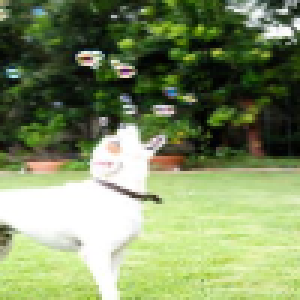
#> input picture image-test.png, 100 x 100 px (shown 3 times larger)
$ python scaling.py
#> lines starting #> are read from the running program, lines starting #| are printed output that depends on the picture
### loader.py
import cv2
import numpy as np

def load_image(image_path, lab=False):
#> called with image_path = 'image-test.png', lab = False
    try:
        image = cv2.imread(image_path)
#> image is the input picture: shape (100, 100, 3); mean B, G, R 100.1, 143.2, 127.4
        if image.shape == ():
            raise Exception("Error while loading the image")

        if lab:
            image = cv2.cvtColor(image, cv2.COLOR_BGR2LAB)

        return np.array(image)
    except:
        print("Error while loading the image")
        raise Exception("Error while loading the image")

def save_image(image, name="image", lab=False):
    image.astype(np.uint8)
    if lab:
        image[:, :, 0] = np.clip(image[:, :, 0], 0, 255)
        image[:, :, 1] = np.clip(image[:, :, 1], 0, 255)
        image[:, :, 2] = np.clip(image[:, :, 2], 0, 255)
        image = cv2.cvtColor(image.astype(np.uint8), cv2.COLOR_LAB2BGR)
    cv2.imwrite(f"{name}", image)
    print(f"Image saved as {name}")

# [11 lines that do not run on import are left out]


### vizualization.py
from matplotlib import pyplot as plt
import matplotlib
import loader as ld
import numpy as np

matplotlib.use('tkagg')


# [50 lines left out: functions show_histogram, show_histogram_rgb, not called in this run]

def save_histogram_rgb(image, name):
#> called with name = 'image-test.png'
    fig, axs = plt.subplots(1, 3, figsize=(12, 4))

    # Red channel histogram
    axs[0].hist(image[:, :, 0].flatten(), bins=256, range=(0, 256), density=True, color='r', alpha=0.75)
    axs[0].set_xlabel('Intensity value')
    axs[0].set_ylabel('Frequency')
    axs[0].set_title('Red Channel Histogram')

    # Green channel histogram
    axs[1].hist(image[:, :, 1].flatten(), bins=256, range=(0, 256), density=True, color='g', alpha=0.75)
    axs[1].set_xlabel('Intensity value')
    axs[1].set_ylabel('Frequency')
    axs[1].set_title('Green Channel Histogram')

    # Blue channel histogram
    axs[2].hist(image[:, :, 2].flatten(), bins=256, range=(0, 256), density=True, color='b', alpha=0.75)
    axs[2].set_xlabel('Intensity value')
    axs[2].set_ylabel('Frequency')
    axs[2].set_title('Blue Channel Histogram')

    plt.tight_layout()
    plt.savefig(f'histograms/{name.split("/")[-1].split(".")[0]}_histogram.png')
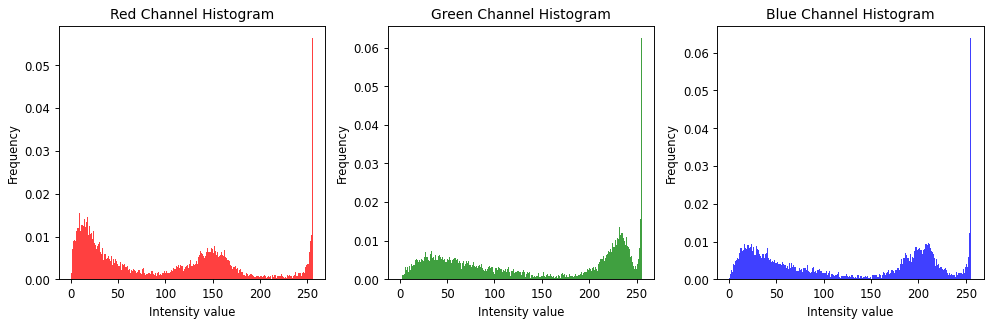
#> figure drawn by matplotlib, 3 panels; panel 1: tallest bar 0.0564 high, from x = 255 to 256; panel 2: tallest bar 0.0625 high, from x = 255 to 256; panel 3: tallest bar 0.0639 high, from x = 255 to 256
    plt.close()


# [5 lines left out: function save_channel_rgb, not called in this run]


# [6 lines that do not run on import are left out]

### scaling.py
import numpy as np
import loader as ld
import vizualization as vz
import tqdm

def scaling(image, channel=0, mx=255, mn=0):
    """

    | channel : int, the channel to rescale, 0 = red, 1 = green, 2 = blue
    | image : numpy array, the image to rescale
    Rescale the image channel 'channel' to the range [0, 255]
    Associate the minimum value of the channel to 0 and the maximum value to 255.
    Modify the image in place.

    """
#> called with channel = 0, mx = 255, mn = 0

    print("Scaling an image of shape ", image[:, :, 0].shape)
#| Scaling an image of shape  (100, 100)
    print(" | Channel ", channel)
    print(" | max/min ", image[:, :, channel].max(), image[:, :, channel].min())
#|  | max/min  255 0
    print(" | mean ", image[:, :, channel].mean())
#|  | mean  100.0785

    max_intensity = image[:, :, channel].max()
#> max_intensity = 255
    min_intensity = image[:, :, channel].min()
#> min_intensity = 0


    for i in tqdm.tqdm(range(image.shape[0])):
        for j in range(image.shape[1]):
            intensity = np.round((float(image[i, j, channel]) - min_intensity) / (max_intensity - min_intensity) * (mx - mn) + mn)
            image[i, j, channel] = intensity


def scaling_gw_wp(image_r, channel=0, mx=255, mn=0):
    """

    | channel : int, the channel to rescale, default 0 = all channels, 1 = red, 2 = green, 3 = blue
    | image_r : numpy array, the image to rescale
    Rescale the image channel 'channel' to the range [0, 255]
    Associate the mid value of the channel to 127.5 and the maximum value to 255.
    Modify the image in place.

    """
    print(" |------------------------------------------------------------------|")
    print(" | Scaling an image of shape (with GW WP) ", image_r[:, :, 0].shape)
    print(" | Channel ", channel)
    print(" | max/min ", image_r[:, :, channel].max(), image_r[:, :, channel].min())
    print(" | mean ", image_r[:, :, channel].mean())


    max_channel = image_r[:, :, channel].max()
    mean_channel = image_r[:, :, channel].mean()

    # [8 lines of commented-out code are left out]

    for i in tqdm.tqdm(range(image_r.shape[0])):
        for j in range(image_r.shape[1]):
            intensity = np.round(128 + 127 * (image_r[i, j, channel] / max_channel))
            image_r[i, j, channel] = intensity


if __name__ == "__main__":
    img = ld.load_image("image-test.png")
    vz.save_histogram_rgb(img, "image-test.png")
    scaling(img)
    vz.save_histogram_rgb(img, "image-test-new.png")

    scaling(img, 1)
#| Scaling an image of shape  (100, 100)
#|  | max/min  255 1
#|  | mean  143.155
    scaling(img, 2)
#| Scaling an image of shape  (100, 100)
#|  | max/min  255 0
#|  | mean  127.4229
    ld.save_image(img, "image-test-scaled.png")
